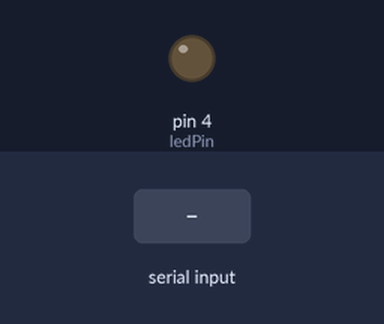
A sketch run on a simulated Arduino Uno, built with avr-gcc and run on an emulated ATmega328P. On the bench: output pins drawn as LEDs (lit = HIGH). The inputs (shaded band) are chosen by the test bench.

Above: at 1.2 s.
1.3 s: "1" received over Serial
At 2.5 s:
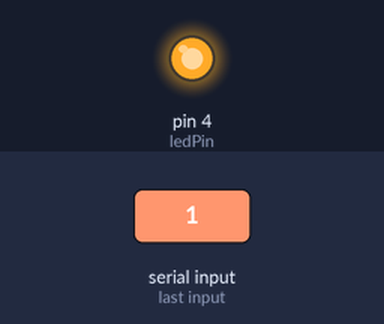
2.8 s: "0" received over Serial
At 3.8 s:
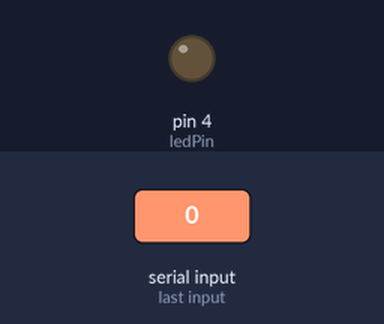
Timing chart, 0 to 5.8 s (numbered marks = the images above; inputs shaded):
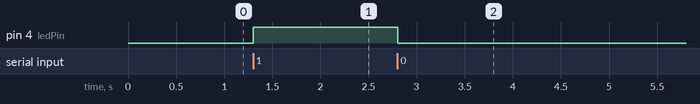

Measured:
- after the input at 1.3 s, pin 4 (ledPin): LOW → HIGH at once
- after the input at 2.8 s, pin 4 (ledPin): HIGH → LOW at once

The sketch:

Bluetooth__LED_code.ino
```cpp
#include <SoftwareSerial.h>

int TxPin = 7;
int RxPin = 8;
int ledPin = 4;
int state = 0;
SoftwareSerial BTSerial(TxPin, RxPin);

void setup()
{
  Serial.begin(9600);
  BTSerial.begin(9600);
  pinMode(ledPin,OUTPUT);
}

void loop()
{
  if (Serial.available() > 0) {
    state = Serial.read();
    BTSerial.write(Serial.read());
  }

   if(state == '1') {
      digitalWrite(ledPin,HIGH);
      state = 0;
      }
    else if(state == '0') {
      digitalWrite(ledPin,LOW);
      state = 0;
    }
  }
```
